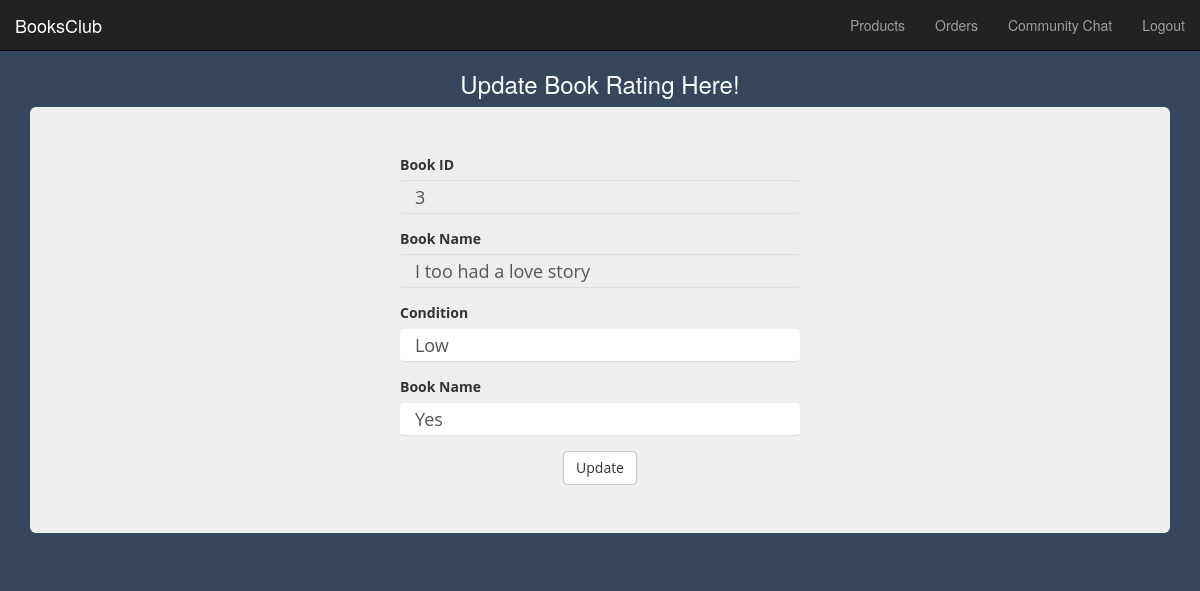
The page /book_update.php?bid=3 on the database its author committed.
### tables this page shows
CREATE TABLE `books_details` (
  `bid` int(11) NOT NULL,
  `bname` varchar(500) NOT NULL,
  `category` varchar(500) NOT NULL,
  `bcid` int(11) NOT NULL,
  `bauthor` varchar(500) NOT NULL,
  `bowner` varchar(500) NOT NULL,
  `boid` int(11) NOT NULL,
  `brating` int(11) DEFAULT '0',
  `bcondition` varchar(100) NOT NULL,
  `isAvailable` varchar(5) NOT NULL,
  `OrderCount` int(11) NOT NULL DEFAULT '0',
  `bratesum` int(11) NOT NULL DEFAULT '0',
  `bratecount` int(11) NOT NULL DEFAULT '0'
);

### book_update.php (the view, shortened to what this page needs)
<html>
<head>
	<?php include("header.php"); ?>
	<?php include("bnav.php"); ?>
	<link href="style.css" rel="stylesheet" type="text/css">
</head>
	<body>
		<?php
			include("connect.php");
			$bid = $_REQUEST["bid"];
			$qr = "select * from books_details where bid=".$bid;
			$res = mysqli_query($cn, $qr);
			$row = mysqli_fetch_array($res);
		?>
		<center><h3 style="color: white;">Update Book Rating Here!</h3></center>
<div class="container">
	<div class="jumbotron">
		<form name="frm1" method="post" action="processBookUpdate.php">
			<div class="form-group">
		<label for="bid">Book ID</label>
		<input type="text" class="form-control" value="<?php echo $row[0] ?>" id="exampleInputEmail1" placeholder="Book ID" name="bid" readonly>
	</div>
	<div class="form-group">
 <label for="btxt">Book Name</label>
 <input type="text" class="form-control" value="<?php echo $row[1] ?>" id="exampleInputEmail1" name="btxt" readonly>
</div>
<div class="form-group">
<label for="ctxt">Condition</label>
<input type="text" class="form-control" value="<?php echo $row[8] ?>" id="exampleInputEmail1" name="ctxt">
</div>
<div class="form-group">
<label for="atxt">Book Name</label>
<input type="text" class="form-control" value="<?php echo $row[9] ?>" id="exampleInputEmail1" name="atxt">
</div>
	<center><button type="submit" id="sub" class="btn btn-default">Update</button></center>
	</form>
	</div>
	</div>
	</body>
</html>

### style.css (style rules this page uses)
body { margin: 0; padding: 0; background: #36465D; }
form { font-family: 'Open Sans', sans-serif; width: 400px; margin: auto; }
form input[type='email'], form input[type='password'], form input[type='text'], form input[type='number'], select { border: none; font-size: 18px; width: 100%; padding: 15px; box-sizing: border-box }
form input[type='text'], select { border-bottom: 1px #DDD solid; }

### rows shown on the page
books_details: bid "3", btxt "I too had a love story", ctxt "Low", atxt "Yes"
